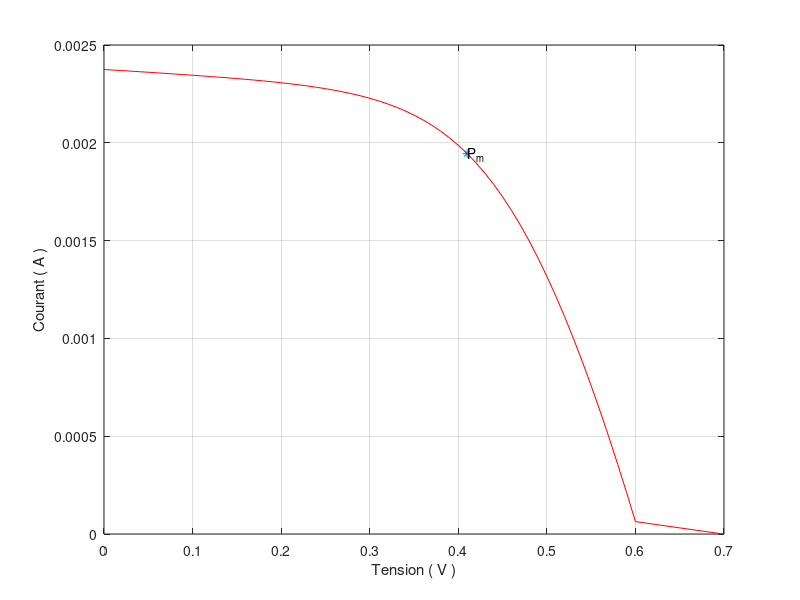

MATLAB code for this plot:
Icc=0.0024;Vco=0.699;Rs=38.1;Rp=3683;
K=1.38e-23;T=298;q=1.6e-19;n=2.5;
W=q/(n*K*T);
Io1=(Icc*(1+Rs/Rp)-Vco/Rp)/(exp(W*Vco));
Io2=(Icc*(1+Rs/Rp)-Vco/Rp)/(exp(W*Vco));
Io=Io1+Io2;
Iph=Vco/Rp+Io*exp(W*Vco);
V=0; k=0; I=Icc;
while I>=0;
Id1=Io*(exp(W*(V+Rs*I))-1); 
Id2=Io*(exp(W*(V+Rs*I))-1);
Id=Id1+Id2;
Ish=(V+Rs*I)/(Rp); 
I=Icc-Id-Ish;
if I>=0; k=k+1; II(k)=I; IIsh(k)=Ish; VV(k)=V;
IIph(k)=Icc; IId(k)=Id; end;
V=V+0.01; end;
VV=[VV Vco]; II=[II 0];
plot(VV,II,'r'); hold on;grid on
xlabel(' Tension ( V ) ');
ylabel(' Courant ( A ) ');
PP=VV.*II;
[Pmax,j]=max(PP)
Imth=II(j)
Vmth=VV(j)
plot(VV(j),II(j),'*'); hold on;
text(0.41,0.0019448,'P_{m}')
